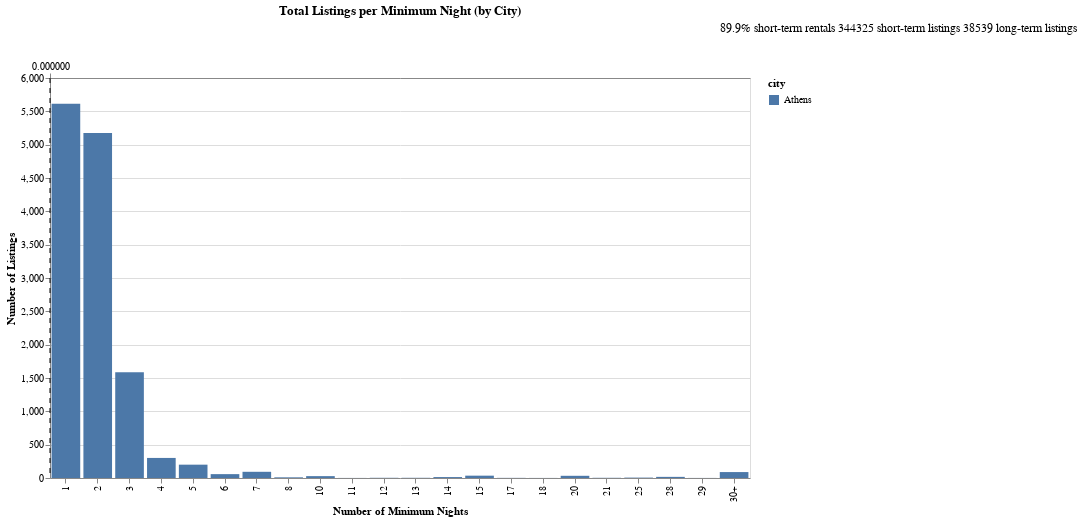

Notebook source saved alongside this figure:
### Markdown cell above
### Some experimentation with Vega-altair 
Here is some experimentation . Found the Total listings per minimum night , and tried to insert some stats inside the plot .

### Code cell
import altair as alt
import pandas as pd
# Combine all cities' data into one DataFrame
minimumnights_per_listing_df = pd.concat(minimumnights_per_listing.values())
print(minimumnights_per_listing_df)

# Create a new column that categorizes the minimum nights
minimumnights_per_listing_df['minimum_nights'] = minimumnights_per_listing_df['minimum_nights'].apply(
    lambda x: '30+' if x >= 30 else x
)

# Group by 'minimum_nights' and 'city', and aggregate the sum of listings
grouped_df = minimumnights_per_listing_df.groupby(['minimum_nights', 'city']).agg({
    'number_of_listings': 'sum'
}).reset_index()


# Sort by 'grouped_nights' to ensure the "30+" category is at the far right
grouped_df = grouped_df.sort_values(by=['minimum_nights', 'city'], ascending=[True, True]).reset_index(drop=True)


print(grouped_df)

# Calculate statistics for short-term and long-term rentals
total_listings = minimumnights_per_listing_df['number_of_listings'].sum()
short_term_listings = minimumnights_per_listing_df[minimumnights_per_listing_df['minimum_nights'] != "30+"]['number_of_listings'].sum()
long_term_listings = total_listings - short_term_listings
short_term_percent = round((short_term_listings / total_listings) * 100, 1)
long_term_percent = round((long_term_listings / total_listings) * 100, 1)

# Create the Altair dropdown selection for city
city_dropdown = alt.selection_point(
    name="City",
    fields=['city'],
    bind=alt.binding_select(
        options=list(grouped_df['city'].unique()),
        name="Select City"
    ),
    value='Athens'  # Default selection
)

# Base bar chart
base = alt.Chart(grouped_df).mark_bar().encode(
    x=alt.X('minimum_nights:O', title='Number of Minimum Nights'),
    y=alt.Y('number_of_listings:Q', title='Number of Listings'),
    color='city:N',
    tooltip=['city:N', 'number_of_listings:Q', 'minimum_nights:O']
).add_params(
    city_dropdown
).transform_filter(
    city_dropdown
)

# Vertical threshold line (e.g., 28 nights for STR)
threshold_line = alt.Chart().mark_rule(
    strokeDash=[5, 5],
    color='black'
).encode(
    x=alt.datum(28)
)

# Text annotations for summary statistics
text = alt.Chart().mark_text(
    align='left',
    fontSize=12,
    fill='black',
    dx=320,  # Horizontal shift from the top-right corner
    dy=-250  # Vertical shift from the top-right corner
).encode(
    text=alt.value(
        f"{short_term_percent}% short-term rentals\n"
        f"{short_term_listings} short-term listings\n"
        f"{long_term_listings} long-term listings"
    )
)

# Combine the bar chart, threshold line, and text annotations
chart = alt.layer(
    base,
    threshold_line,
    text
).properties(
    title='Total Listings per Minimum Night (by City)',
    width=700,
    height=400
)

# Display the chart
chart

### Figure 1 — Vega-Lite specification as saved in the notebook (floating-point values rounded to 4 significant figures; data arrays with more than 128 entries replaced by an {"elided": "..."} marker saying what was removed)
{"config": {"view": {"continuousWidth": 300, "continuousHeight": 300}}, "layer": [{"data": {"name": "data-84141dae5e9da7d0b740e55c33b4cb4b"}, "mark": {"type": "bar"}, "encoding": {"color": {"field": "city", "type": "nominal"}, "tooltip": [{"field": "city", "type": "nominal"}, {"field": "number_of_listings", "type": "quantitative"}, {"field": "minimum_nights", "type": "ordinal"}], "x": {"field": "minimum_nights", "title": "Number of Minimum Nights", "type": "ordinal"}, "y": {"field": "number_of_listings", "title": "Number of Listings", "type": "quantitative"}}, "name": "view_4", "transform": [{"filter": {"param": "City"}}]}, {"data": {"name": "empty"}, "mark": {"type": "rule", "color": "black", "strokeDash": [5, 5]}, "encoding": {"x": {"datum": 28}}}, {"data": {"name": "empty"}, "mark": {"type": "text", "align": "left", "dx": 320, "dy": -250, "fill": "black", "fontSize": 12}, "encoding": {"text": {"value": "89.9% short-term rentals\n344325 short-term listings\n38539 long-term listings"}}}], "height": 400, "params": [{"name": "City", "select": {"type": "point", "fields": ["city"]}, "bind": {"input": "select", "options": ["Amsterdam", "Athens", "Barcelona", "Berlin", "Copenhagen", "Dublin", "Lisbon", "London", "Madrid", "Paris", "Rome", "Venice", "Vienna"], "name": "Select City"}, "value": "Athens", "views": ["view_4"]}], "title": "Total Listings per Minimum Night (by City)", "width": 700, "$schema": "https://vega.github.io/schema/vega-lite/v5.20.1.json", "datasets": {"data-84141dae5e9da7d0b740e55c33b4cb4b": {"elided": "357 records"}, "empty": [{}]}}
